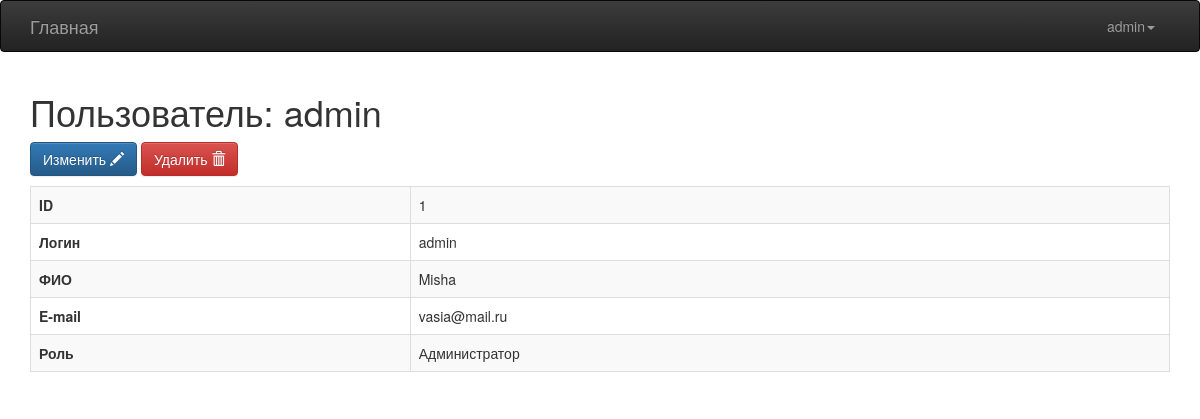
The app's page /user/view/1 (signed in) with its own data.
### tables this page shows
CREATE TABLE `user` (
  `id` int(11) NOT NULL,
  `login` varchar(255) NOT NULL,
  `password` varchar(255) NOT NULL,
  `name` varchar(255) NOT NULL,
  `email` varchar(255) NOT NULL,
  `role` varchar(1) NOT NULL
);

### config/routes.php (called while the page is built)
<?php
return array(
    'user/view/([0-9]+)' => 'user/view/$1',
    'user/edit/([0-9]+)' => 'user/edit/$1',
    'user/delete/([0-9]+)' => 'user/delete/$1',
    'user/create' => 'user/create',
    'user/sort' => 'user/list',
    'user' => 'user/list',
    'login' => 'login/index',
    'logout' => 'login/logout',
);

### controllers/SiteController.php (called while the page is built, shortened)
<?php
class SiteController
{
    public static function render($views, $params=[])
    {
        extract($params);
        include_once(ROOT. '/config/headlink.php');
        include_once(ROOT. '/views/main/head.php');
        include_once(ROOT . '/views/'.$views.'.php');
        include_once(ROOT. '/config/footerlink.php');
        return true;
    }
}

### controllers/UserController.php (called while the page is built, shortened)
<?php
include_once ROOT. '/models/User.php';
include_once ROOT. '/controllers/SiteController.php';
class UserController extends SiteController
{
    public function actionView($id)
    {
        if ($id)
        {
            $user = new User();
            $user->getUserById($id);
        }
        return $this->render('user/view', ['user' => $user]);
    }
}

### index.php (called while the page is built, shortened)
<?php
require_once(ROOT.'/components/Router.php');
$router = new Router();
$router->run();

### models/User.php (called while the page is built, shortened)
<?php
class User
{
    public $role;
    public function roleFull()
    {
        switch ($this->role)
        {
            case 'a':
                return 'Администратор';
                break;
        }
    }
    public function getUserById($id)
    {
        $id = intval($id);
        if ($id) {
            $db = Db::getConnection();
            $result = $db->query('SELECT * FROM user WHERE id=' . $id);
            $result->setFetchMode(PDO::FETCH_ASSOC);
            $userItem = $result->fetch();
            $this->id = $userItem['id'];
            $this->login = $userItem['login'];
            $this->name = $userItem['name'];
            $this->email = $userItem['email'];
            $this->role = $userItem['role'];
            return $this;
        }
    }
}

### views/user/view.php (the view)
<h1><?=static::$title?></h1>
<?php if ($_SESSION['user']['role'] == 'a'):?>
<p>
    <a class="btn btn-primary" href="/user/edit/<?=$user->id?>">Изменить <span class="glyphicon glyphicon-pencil"></a>
    <a class="btn btn-danger" href="/user/delete/<?=$user->id?>" onclick="return confirm('Действительно удалить пользователя <?=$user->login?>')">Удалить <span class="glyphicon glyphicon-trash"></a>
</p>
<?php endif;?>
<table class="table table-striped table-bordered">
    <tr>
        <th>ID</th>
        <td><?=$user->id?></td>
    </tr>
    <tr>
        <th>Логин</th>
        <td><?=$user->login?></td>
    </tr>
    <tr>
        <th>ФИО</th>
        <td><?=$user->name?></td>
    </tr>
    <tr>
        <th>E-mail</th>
        <td><?=$user->email?></td>
    </tr>
    <tr>
        <th>Роль</th>
        <td>
            <?=$user->roleFull()?>
        </td>
    </tr>
</table>

### components/Router.php (shortened to what this page needs)
<?php
class Router
{
    private $routes;
    public function __construct()
    {
        $routesPath = ROOT.'/config/routes.php';
        $this->routes = include($routesPath);
    }
    private function getURI()
    {
        if (!empty($_SERVER['REQUEST_URI'])) {
            return trim($_SERVER['REQUEST_URI'], '/');
        }
    }
    public function run()
    {
        $uri = $this->getURI();
        foreach ($this->routes as $uriPattern => $path) {
            if(preg_match("~$uriPattern~", $uri)) {
                $internalRoute = preg_replace("~$uriPattern~", $path, $uri);
                $segments = explode('/', $internalRoute);
                $controllerName = array_shift($segments).'Controller';
                $actionName = 'action'.ucfirst((array_shift($segments)));
                $parameters = $segments;
                $controllerObject = new $controllerName;
                $result = call_user_func_array(array($controllerObject, $actionName), $parameters);
                if ($result != null) {
                    break;
                }
            }
        }
    }
}

### views/main/head.php (shortened to what this page needs)
<div class="wrap">
<div class="navbar navbar-inverse" role="navigation">
    <div class="container">
        <div class="navbar-header">
            <a class="navbar-brand" href="/">Главная</a>
        </div>
        <div class="collapse navbar-collapse">
            <ul class="navbar-nav navbar-right nav">
                <?php if (isset($_SESSION['user'])):?>
                    <li class="dropdown">
                    <a class="dropdown-toggle" href="#" data-toggle="dropdown"><?=$_SESSION['user']['login']?><b class="caret"></b></a>
                        </li>
                <?php endif;?>
            </ul>
        </div>
    </div>
</div>
<div class="container">

### records on screen
user: id "1", login "admin", name "Misha", email "vasia@mail.ru", role "Администратор"
